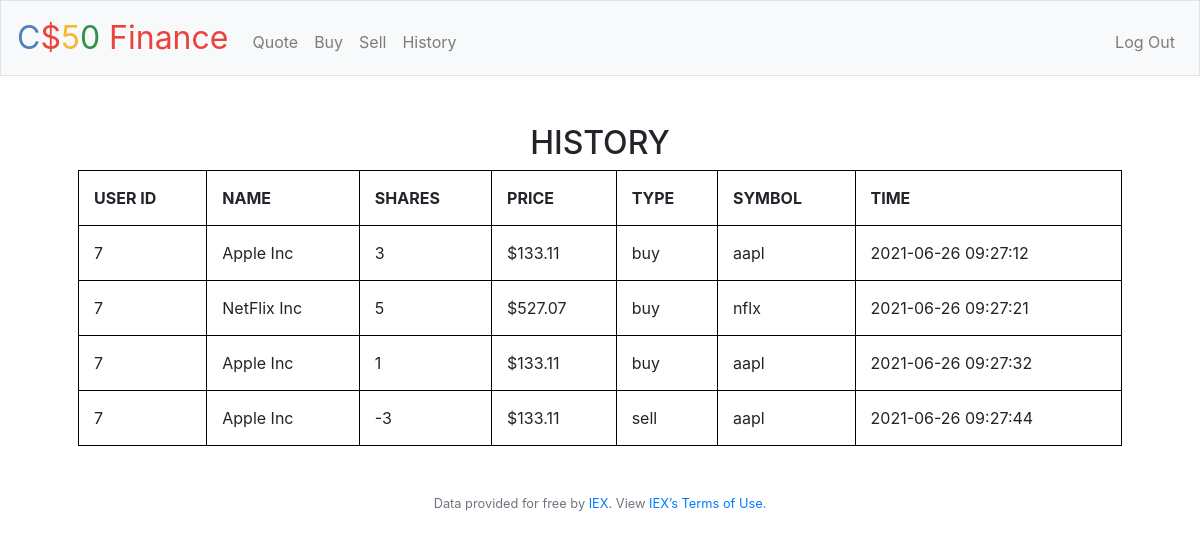
Screenshot of /history (signed in) with the database file from the repository.
### tables this page shows
CREATE TABLE transactions (
id INTEGER PRIMARY KEY AUTOINCREMENT,
u_id INTEGER NOT NULL,
name TEXT NOT NULL,
shares INTEGER NOT NULL,
price NUMBERIC NOT NULL,
type TEXT NOT NULL,
symbol TEXT NOT NULL,
time TIMESTAMP DEFAULT CURRENT_TIMESTAMP,
FOREIGN KEY(u_id) REFERENCES users(id)
);

### application.py (the view)
@app.route("/history")
@login_required
def history():
    user_id = session["user_id"]
    hist = db.execute("SELECT u_id,name,shares,price,type,symbol,time FROM transactions WHERE u_id = ?", user_id)
    return render_template("history.html", hist=hist, usd=usd)

### application.py (called while the page is built)
@app.after_request
def after_request(response):
    response.headers["Cache-Control"] = "no-cache, no-store, must-revalidate"
    response.headers["Expires"] = 0
    response.headers["Pragma"] = "no-cache"
    return response

### helpers.py (called while the page is built)
def login_required(f):
    @wraps(f)
    def decorated_function(*args, **kwargs):
        if session.get("user_id") is None:
            return redirect("/login")
        return f(*args, **kwargs)
    return decorated_function

def usd(value):
    return f"${value:,.2f}"

### templates/history.html (shortened to what this page needs)
{% extends "layout.html" %}
{% block main %}
    <h2>HISTORY</h2>
    <table>
        <thead>
            <tr>
                <th>USER ID</th>
                <th>NAME</th>
                <th>SHARES</th>
                <th>PRICE</th>
                <th>TYPE</th>
                <th>SYMBOL</th>
                <th>TIME</th>
            </tr>
        </thead>
        <tbody>
            {% for tran in hist %}
             <tr>
                 <td>{{tran["u_id"]}}</td>
                 <td>{{tran["name"]}}</td>
                 <td>{{-tran["shares"]}}</td>
                 <td>{{usd(tran["price"])}}</td>
                 <td>{{tran["type"]}}</td>
                 <td>{{tran["symbol"]}}</td>
                 <td>{{tran["time"]}}</td>
             </tr>
            {% endfor %}
        </tbody>
    </table>
{% endblock %}

### static/styles.css (style rules this page uses)
table, td, th { border: 1px solid black; text-align: left; }
table { border-collapse: collapse; width: 100%; }
th, td { padding: 15px; }

### rows the page displays
transactions: u_id "7", name "Apple Inc", shares "3", price "$133.11", type "buy", symbol "aapl", time "2021-06-26 09:27:12"
transactions: u_id "7", name "NetFlix Inc", shares "5", price "$527.07", type "buy", symbol "nflx", time "2021-06-26 09:27:21"
transactions: u_id "7", name "Apple Inc", shares "1", price "$133.11", type "buy", symbol "aapl", time "2021-06-26 09:27:32"
transactions: u_id "7", name "Apple Inc", shares "-3", price "$133.11", type "sell", symbol "aapl", time "2021-06-26 09:27:44"
